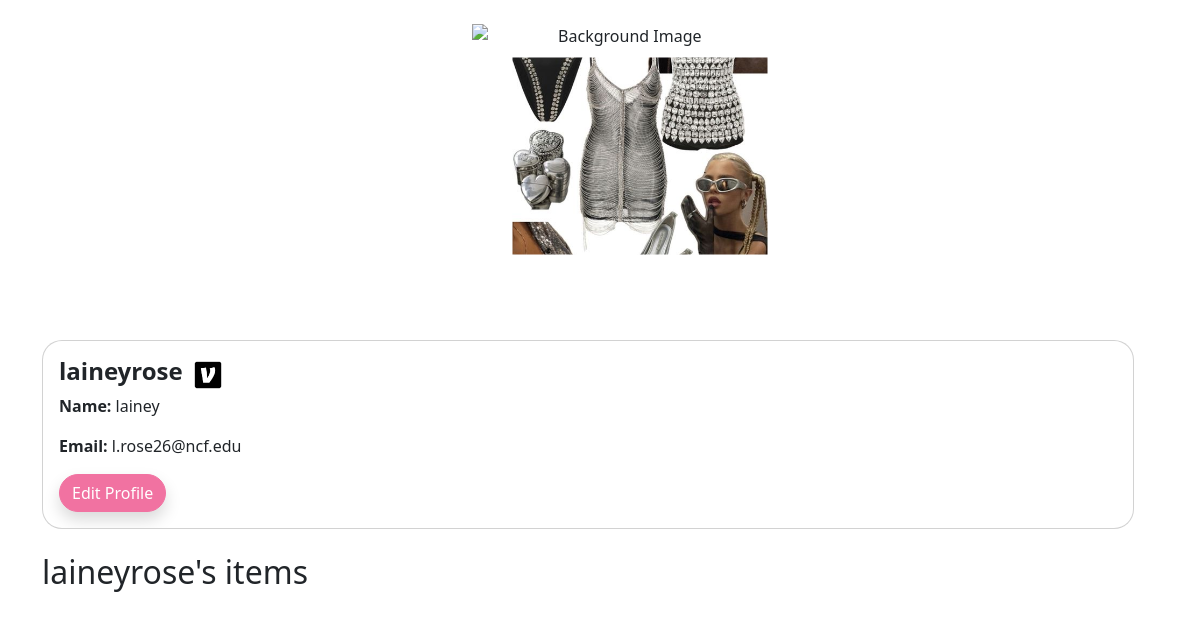
Screenshot of /users/6/profile/ with the database file from the repository.
### shopping/models.py (models this page shows, shortened)
class Profile(models.Model):
    user = models.OneToOneField(User, null=True, on_delete=models.CASCADE)
    first_name = models.CharField(max_length=50, null=True, blank=True)
    last_name = models.CharField(max_length=50, null=True, blank=True)
    bio = models.TextField(max_length=50, null=True, blank=True)
    profile_pic = models.ImageField(null=True, blank=True, upload_to='images/userprofiles/')
    pinterest_url = models.CharField(max_length=255, null=True, blank=True)
    venmo_url = models.CharField(max_length=255, null=True, blank=True)

### users/views.py (the view)
# urls.py: path('<int:pk>/profile/', ShowProfilePageView.as_view(), name='show_profile_page'),
class ShowProfilePageView(DetailView):
    model = Profile
    template_name = 'registration/user_profile.html'
    def get_context_data(self, *args, **kwargs):
        context = super(ShowProfilePageView, self).get_context_data(*args, **kwargs)
        user = get_object_or_404(Profile, id=self.kwargs['pk'])
        user_items = Item.objects.all().filter(user=user.pk).order_by('-date_posted') #shows user's specific items
        context["ser"] = user
        context['items'] = user_items
        return context

### users/templates/registration/user_profile.html (shortened to what this page needs)
{% extends 'base.html' %}
{%load static%}
{% load l10n %}
{% block content %}
    <div class="row">
        <div class="col-md-4 center-column">
                <div class="image-container">
                    {% if ser.user.profile.profile_pic %}
                        <img src="{{ ser.user.profile.profile_pic.url }}" class="profile-image" alt="Profile Picture">
                    {% else %}
                        <img src="{% static 'images/default_user.jpg' %}" class="profile-image" alt="Default Profile Picture">
                    {% endif %}
                  </div>
    </div>
    <div class="row mt-3">
        <div class="col">
            <div class="card" style="border-radius: 20px; overflow: hidden;">
                <div class="card-body">
                    <div class="flex-container">
                        <h4><strong>{{ ser.user.username|slice:":15" }}</strong></h4>
                        {% if ser.user.profile.venmo_url %}
                            <a href="https://account.venmo.com/u/{{ ser.user.profile.venmo_url }}" title="{{ ser.user.profile.venmo_url }}" target="_blank"><img src="{% static 'images/venmo.png' %}" alt="Venmo" class="icon-image"></a>
                        {% endif %}
                    </div>
                    <p><strong>Name:</strong> {{ ser.user.profile.first_name|default_if_none:"" }} {{ user.profile.last_name|default_if_none:"" }}</p>
                    <p><strong>Email:</strong> {{ ser.user.email|default:"" }}</p>
                    <a href="{% url 'edit_profile_page' profile.id %}" class="btn btn-primary rounded-pill shadow">Edit Profile</a>
                </div>
            </div>
        </div>
    </div>
    <div class="itemcards container-fluid mt-4 mb-4">
        <h2 class="mb-3"> {{ser.user.username}}'s items </h2>
      </div>
{% endblock %}

### shopping/static/css/base_colors.css (style rules this page uses)
:root { --bs-primary: #F172A1; --bs-secondary: #B39BC8; --bs-success: #A1C3D1; --bs-info: #F0EBF4; --bs-warning: #E64398; }
.btn-primary { background-color: var(--bs-primary); border-color: var(--bs-primary); }

### users/templates/registration/user_profile.html (style rules this page uses)
.image-container { position: relative; width: 300px; height: 300px; overflow: hidden; text-align: center; left: 14%; }
.background-image, .profile-image { position: absolute; top: 50%; left: 50%; transform: translate(-50%, -50%); width: 100%; height: 100%; object-fit: cover; display: inline-block; }
.profile-image { width: 255px; height: 197px; top: 44%; left: 56%; }
.center-column { margin: 0 auto; float: none; text-align: center; }
.icon-image { width: 30px; height: 30px; }
.flex-container { display: flex; align-items: center; justify-content: flex-start; gap: 10px; }

### rows the page displays
Profile: user.profile.profile_pic (picture), user.username "laineyrose", user.profile.first_name "lainey", user.email "l.rose26@ncf.edu"
